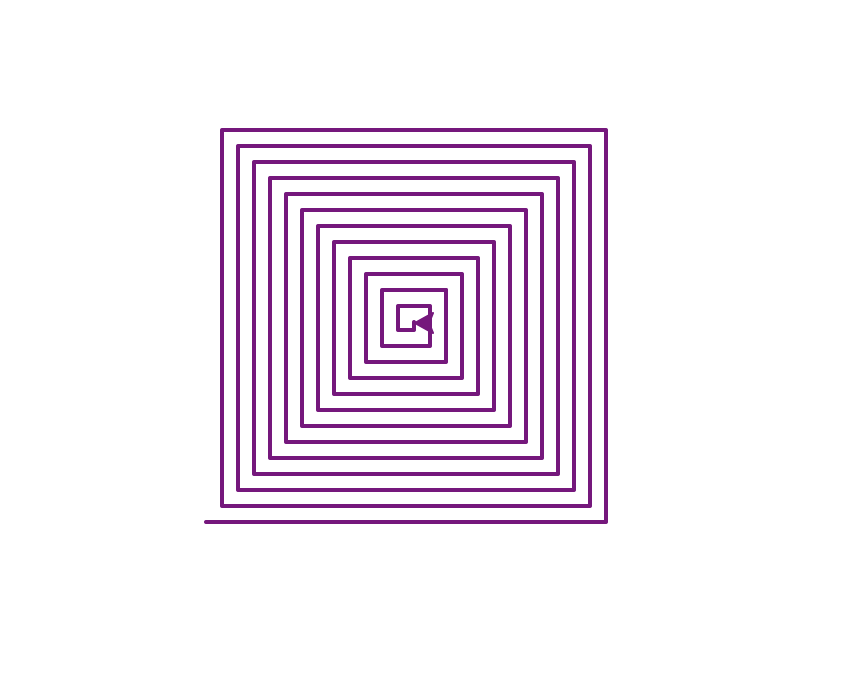

Python code for this plot:
import turtle

turtle.color('purple') #设置画笔颜色
turtle.pensize(2)      #设置画笔宽度
turtle.speed(5)        #设置画笔移动速度
t=turtle.Screen()

def draw(turtle, length):
    if length>0:      #边长大于0递归，画到最中心停止
        turtle.forward(length)
        turtle.left(90)        #每次画线后，画笔左转90度
        draw(turtle,length-4)  #利用递归再次画线，设置离上一圈的画线距离

draw(turtle,200)        #设置第一圈的边长
t.exitonclick()         #使turtle对象进入等待模式，点击清理退出运行
